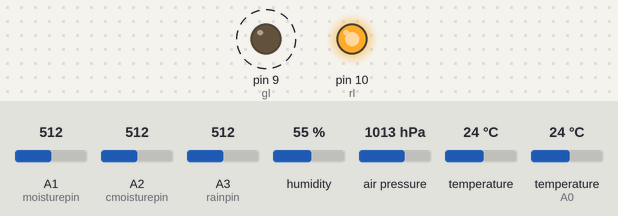
This sketch was run on a simulated Arduino Uno, built with avr-gcc and run on an emulated ATmega328P. Parts: output pins drawn as LEDs (lit = HIGH). Dashed ring = blinking. The test bench sets the inputs (shaded band); at power-on: A1 (moisturepin) = 512, A2 (cmoisturepin) = 512, A3 (rainpin) = 512, humidity 55 %, air pressure 1013 hPa, temperature 24 °C, temperature (sensor on A0) 24 °C. The modem accepts every AT command (registered, SIM ready, sends succeed) and sends nothing else; what the sketch prints to the serial monitor is not drawn.

Above: at 0.8 s.
Timing chart, 0 to 4.0 s (numbered marks = the images above):
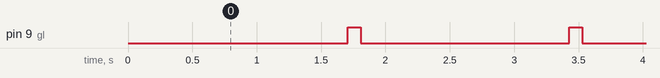

Measured:
- by itself, pin 9 (gl): alternates HIGH for 0.10 s and LOW for 1.6 s

The sketch:

Code.INO
```cpp
//Project-AGRISTAND
//MAHDI HASAN

#include <SoftwareSerial.h>
#include <DHT.h>
#include <SFE_BMP180.h>

char status;
double T , P ;


#define dhtpin A0
#define dhttype DHT11
#define rl 10
#define gl 9

#define moisturepin A1
#define cmoisturepin A2
#define rainpin A3

#define RX 2
#define TX 3

String AP = "Mehedi";       // Wifi NAME
String PASS = "mehedihasan"; // Wifi PASSWORD
String API = "WLOI9GTSM35PX4QJ";   // Write API KEY
String HOST = "api.thingspeak.com";
String PORT = "80";
String field = "field1";
int countTrueCommand;
int countTimeCommand;
boolean found = false;
int valSensor = 1;

SoftwareSerial esp8266(RX,TX);

DHT dht(dhtpin,dhttype);

SFE_BMP180 bmp;


void setup()
{
  Serial.begin(9600);
  esp8266.begin(115200);
  dht.begin();
  bmp.begin();

  sendCommand("AT",5,"OK");
  sendCommand("AT+CWMODE=1",5,"OK");
  sendCommand("AT+CWJAP=\""+ AP +"\",\""+ PASS +"\"",20,"OK");
  pinMode (rl, OUTPUT);
  pinMode(gl,OUTPUT);

  if(sendCommand)
  {
    digitalWrite(rl, HIGH);
  }
  else
  {
    digitalWrite(rl, LOW);
  }
}

void loop()
{

 String getData = "GET /update?api_key="+ API +"&field1="+getTemperaturedata()+"&field2="+getHumiditydata()+"&field3="+getMoisturedata()+"&field4="+getCmoisturedata()+"&field5="+getRaindata()+"&field6="+getPressuredata();
 sendCommand("AT+CIPMUX=1",5,"OK");
 sendCommand("AT+CIPSTART=0,\"TCP\",\""+ HOST +"\","+ PORT,15,"OK");
 sendCommand("AT+CIPSEND=0," +String(getData.length()+4),4,">");
 esp8266.println(getData);delay(1500);countTrueCommand++;
 sendCommand("AT+CIPCLOSE=0",5,"OK");

 if (sendCommand)
 {
  digitalWrite(gl,HIGH);
  delay(100);
  digitalWrite(gl,LOW);
 }
}

String getTemperaturedata()
{

  int temp = dht.readTemperature();
  //Serial.println (temp);
 // delay(50);
  return String(temp);
}


String getHumiditydata()
{
  int hume= dht.readHumidity();
  //Serial.println (hume);
  //delay(50);
  return String(hume);
}


String getMoisturedata()
{
  int moistureval= analogRead(moisturepin);
  //Serial.println(moistureval);
  //delay(50);
  int moistureval2 = constrain (moistureval , 370 , 1013);
  int moistureval3 = map (moistureval2, 370, 1013 , 100 , 0);
  return String(moistureval3);
}

String getCmoisturedata()
{
  int cmoistureval = analogRead (cmoisturepin);
  //Serial.println (cmoistureval);
  //delay(50);
  int cmoistureval2 = constrain (cmoistureval, 960,1000);
  int cmoistureval3 = map (cmoistureval2 , 960 , 1000 , 100 ,0);
  return String (cmoistureval3);
}

String getRaindata()
{
  int rainval = analogRead (rainpin);
  //Serial.println(rainval);
  //delay(50);
  int rainval2 = constrain (rainval,200,1023);
  int rainval3 = map (rainval2, 200 ,1023 , 100 , 0);
  return String (rainval3);
}

String getPressuredata()
{

status = bmp.startTemperature();
delay(status);
bmp.getTemperature(T);
status = bmp.startPressure(3);
delay(status);
bmp.getPressure(P,T);

int pres = P * 0.1 ; // for KiloPasskel
//Serial.println(pres);
//delay(50);

return String (pres);

}

  void sendCommand(String command, int maxTime, char readReplay[]) {
  Serial.print(countTrueCommand);
  Serial.print(". at command => ");
  Serial.print(command);
  Serial.print(" ");
  while(countTimeCommand < (maxTime*1))
  {
    esp8266.println(command);//at+cipsend
    if(esp8266.find(readReplay))//ok
    {
      found = true;
      break;
    }

    countTimeCommand++;
  }

  if(found == true)
  {
    Serial.println("OYI");
    countTrueCommand++;
    countTimeCommand = 0;
  }

  if(found == false)
  {
    Serial.println("Fail");
    countTrueCommand = 0;
    countTimeCommand = 0;
  }

  found = false;
 }
```
